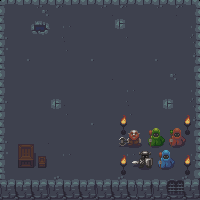

Below is a game level as drawn by its tile map, then a one-line description and the .tmx that defines it (tile-layer data replaced by summaries):
An orthogonal 25x25 tile map with 8x8 px tiles, 4 tile layers (Tile Layer 0, Tile Layer 1, Tile Layer 2, Tile Layer 3) and 7 objects.

<map version="1.2" tiledversion="1.2.4" orientation="orthogonal" renderorder="right-down" width="25" height="25" tilewidth="8" tileheight="8" infinite="0" nextlayerid="19" nextobjectid="40">
 <tileset firstgid="1" source="dungeon.tsx" />
 <layer id="13" name="Tile Layer 0" width="25" height="25">
  <data>[625 cells, 50 non-empty, 2 distinct tile ids]</data>
 </layer>
 <layer id="9" name="Tile Layer 1" width="25" height="25">
  <data>[625 cells, 625 non-empty, 118 distinct tile ids]</data>
 </layer>
 <layer id="10" name="Tile Layer 2" width="25" height="25">
  <data>[625 cells, 109 non-empty, 83 distinct tile ids]</data>
 </layer>
 <layer id="11" name="Tile Layer 3" width="25" height="25">
  <data>[625 cells, 6 non-empty, 3 distinct tile ids]</data>
 </layer>
 <objectgroup id="8" name="collider">
  <object id="6" x="0" y="0" width="8" height="200" />
  <object id="7" x="8" y="176" width="192" height="24" />
  <object id="8" x="192" y="0" width="8" height="192" />
  <object id="9" x="8" y="0" width="184" height="8" />
 </objectgroup>
 <objectgroup id="14" name="guards">
  <object id="34" x="120" y="128" width="72" height="48" />
 </objectgroup>
 <objectgroup id="15" name="well">
  <object id="36" x="32" y="21" width="16.8636" height="16.0455" />
 </objectgroup>
 <objectgroup id="16" name="trade" opacity="0.5">
  <object id="37" x="16" y="144" width="32" height="24" />
 </objectgroup>
</map>
